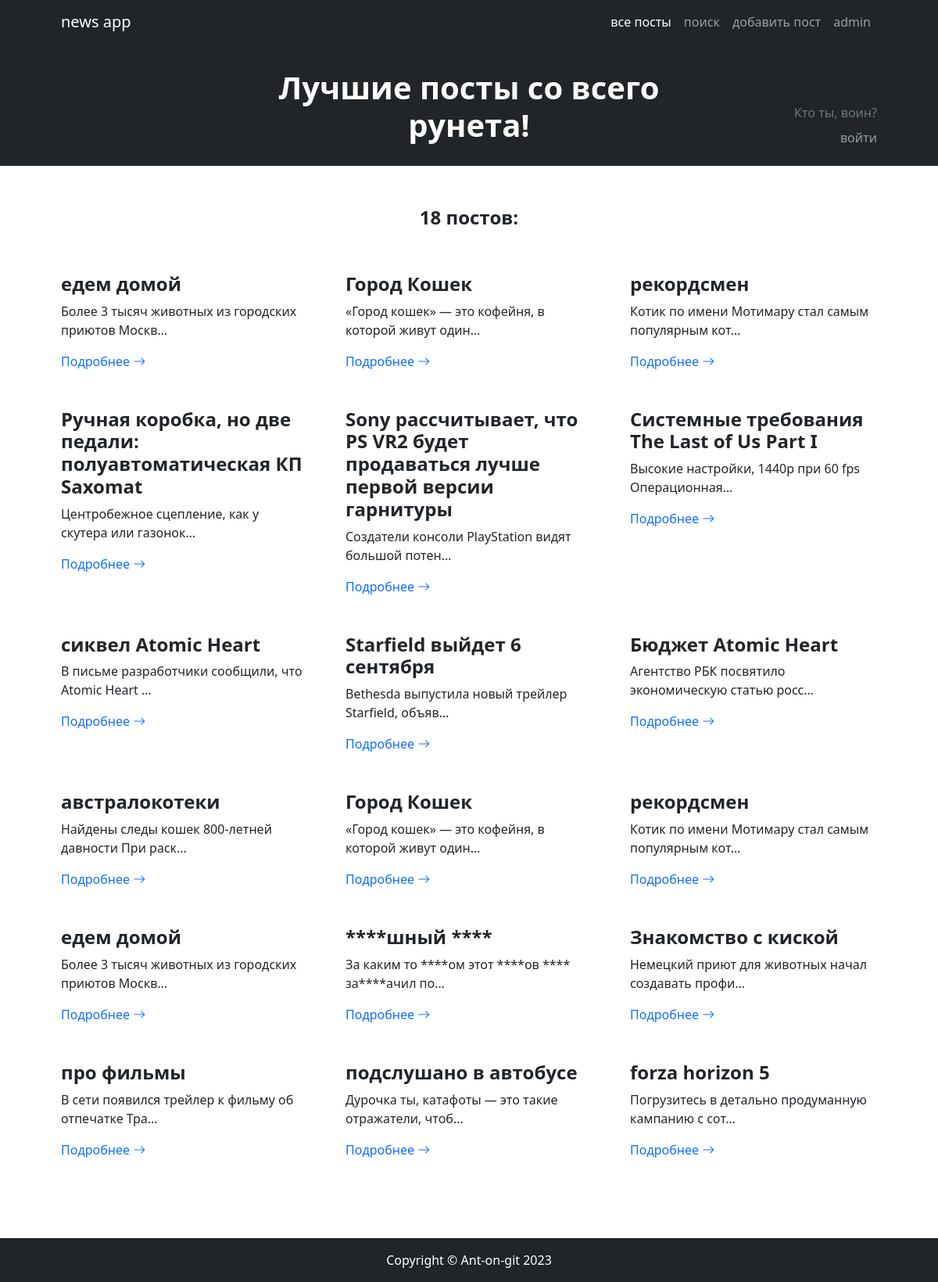
Before: / with the older database file.
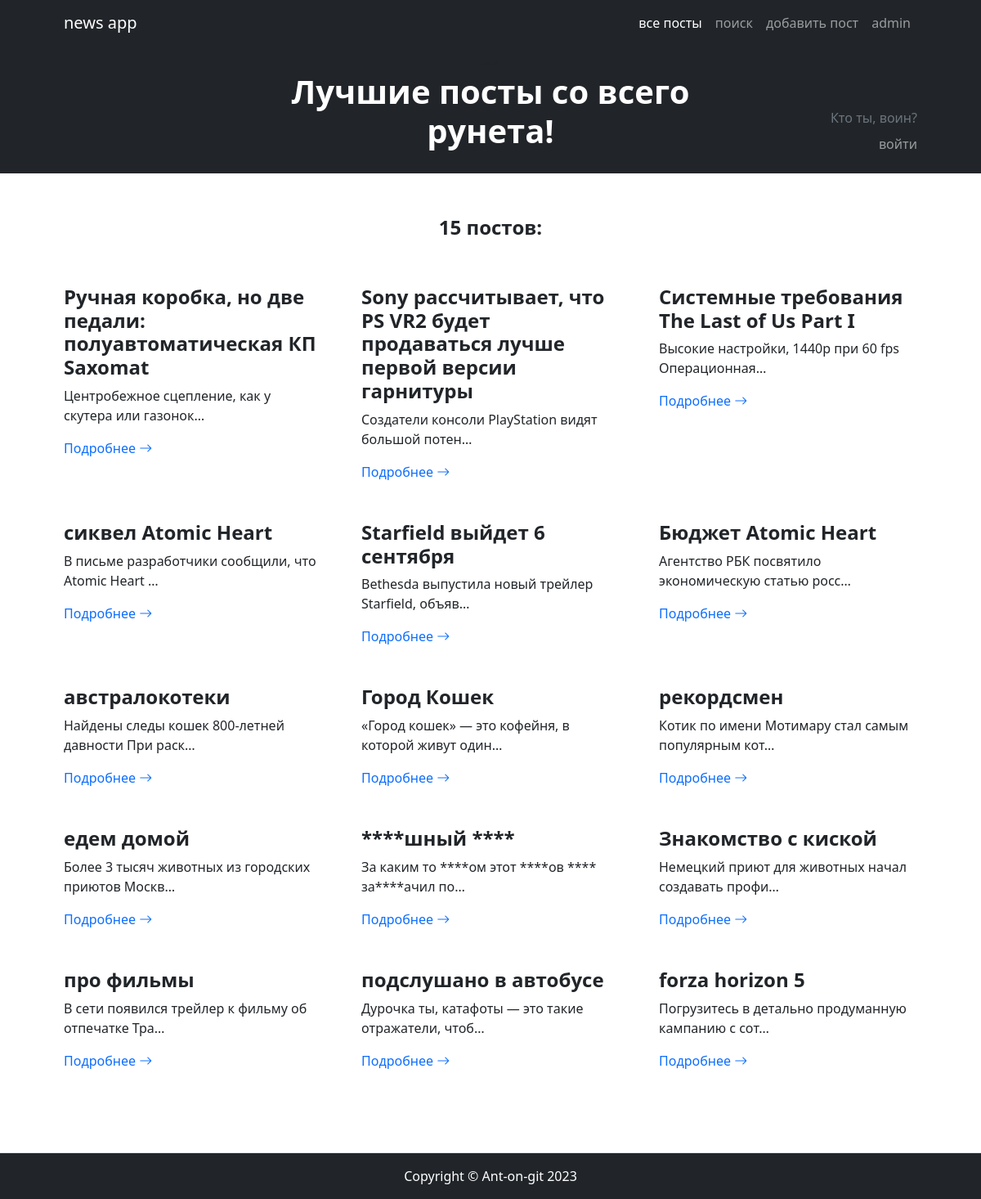
After: the same page with the newer database file.
### news/models.py (models this page shows, shortened)
class Post(models.Model):
    class Types(models.TextChoices):
        article = 'статья', 'статья'
        news = 'новость', 'новость'
    type = models.CharField(max_length=7, choices=Types.choices, default=Types.article)
    datetime_create = models.DateTimeField(auto_now_add=True)
    title = models.CharField(max_length=255)
    text = models.TextField()
    rating = models.IntegerField(default=0)
    author = models.ForeignKey('Author', on_delete=models.CASCADE)
    category = models.ManyToManyField('Category', through='PostCategory')

### news/views.py (the view)
# urls.py: path('', PostList.as_view()),
class PostList(ListView):
    model = Post
    template_name = 'postList.html'
    context_object_name = 'postList'
    queryset = Post.objects.order_by('-id')  # queryset встроенная переменная, по умолчанию забирает
    def get_context_data(self, **kwargs):
        context = super().get_context_data(**kwargs)
        user = self.request.user
        if self.request.user.is_authenticated:
            context['username'] = user.username if user.username else user.email
            context['is_not_author'] = not user.groups.filter(name='authors').exists()
            context['links'] = ({'class': 'text-secondary', 'href': '/edit', 'text': 'редактировать'},
                                {'class': 'text-danger', 'href': '/delete', 'text': 'удалить'})
        return context

### news/templatetags/custom_filters.py (called while the page is built)
@register.filter(name='postwordEnding')
def postwordEnding(postList):
    word = 'пост'
    endings = ['а', 'ов']
    length = len(postList)
    if 11 <= length <= 20 or 5 <= length % 10 <= 9 or length % 10 == 0:
        res = f'{length} {word + endings[1]}'
    elif length % 10 == 1:
        res = f'{length} {word}'
    else:
        res = f'{length} {word + endings[0]}'
    return res

@register.filter(name='censor')
def censor(text):
    negative_words = ['хрен', 'жопа', 'жопе']
    word_list = text.split()
    for i, word in enumerate(word_list):
        for negative in negative_words:
            if negative in word.lower():
                start_ind = word.lower().find(negative)
                end_ind = start_ind + len(negative)
                word_list[i] = word[:start_ind] + '*' * len(negative) + word[end_ind:]
    return ' '.join(word_list)

### templates/postList.html (shortened to what this page needs)
{% extends 'default.html' %}
{% load custom_filters %}
{% block page_preview %}
  <div class="text-center my-1">-->
      <h1 class="display-6 fw-bold text-white mb-2">
          Лучшие посты со всего рунета!
      </h1>
  </div>
{% endblock page_preview %}
{% block default_content %}
    <section class="py-1 border-bottom" id="features">
        <div class="container px-5 my-5">
            <div class="row gx-5">
                {% if postList %}
                    <div class="col-lg-12 mb-5">
                        <p class="h4 fw-bolder text-center">{{ postList | postwordEnding }}:</p>
                    </div>
                    {% for post in postList %}
                        <div class="col-lg-4 mb-5">
                            <h2 class="h4 fw-bolder">{{ post.title | censor }}</h2>
                            <p>{{ post.text | truncatechars:50 | censor }}</p>
                            <a class="text-decoration-none" href="{{ post.pk }}">
                                Подробнее
                                <i class="bi bi-arrow-right"></i>
                            </a>
                        </div>
                    {% endfor %}
                {% else %}
                    <div class="col-lg-12 mb-5">
                        <h2 class="h4 fw-bolder text-center">Постов нет =(</h2>
                    </div>
                {% endif %}
            </div>
        </div>
    </section>
{% endblock default_content %}

### templates/default.html (shortened to what this page needs)
{% load static %}
<!DOCTYPE html>
<html lang="ru">
    <head>
        <link href="https://cdn.jsdelivr.net/npm/bootstrap-icons@1.4.1/font/bootstrap-icons.css" rel="stylesheet" />
        <link href="{% static 'BootstrapPostList/css/styles.css' %}" rel="stylesheet" />
        <link href="{% static 'BootstrapPostList/css/myStyles.css' %}" rel="stylesheet"/>
    </head>
    <body>
        <div class="wrapper">
            <nav class="navbar navbar-expand-lg navbar-dark bg-dark">
                <div class="container px-5">
                    <a class="navbar-brand" href="#!">news app</a>
                    <div class="collapse navbar-collapse" id="navbarSupportedContent">
                        <ul class="navbar-nav ms-auto mb-2 mb-lg-0">
                            <li class="nav-item"><a class="nav-link active" aria-current="page" href="/">все посты</a></li>
                            <li class="nav-item"><a class="nav-link" href="/search">поиск</a></li>
                            <li class="nav-item"><a class="nav-link" href="/add">добавить пост</a></li>
                            <li class="nav-item"><a class="nav-link" href="/admin/">admin</a></li>
                        </ul>
                    </div>
                </div>
            </nav>
            <header class="bg-dark py-1">
                <div class="container px-5">
                    <div class="row gx-5 justify-content-center">
                        <div class="col-lg-3"></div>
                        <div class="col-lg-6">
                            {% block page_preview %}{% endblock page_preview %}
                        </div>
                        <div class="col-lg-3">
                            <div class="text-muted my-1 flex-right-bottom user-info">
                            {% if username %}
                                <p class="my-md-1">Доброго дня, {{ username }}!</p>
                                <p class="flex-right-bottom my-md-1">ваш статус:
                                    {% if is_not_author %}
                                        читатель.
                                        <button class="btn btn-secondary py-0 my-md-1">
                                            <a class="text-decoration-none link-light" href="get_in_author_group">стать автором</a>
                                        </button>
                                        {% else %}
                                            автор!
                                    {% endif %}
                                </p>
                                <div class="navbar-dark">
                                    <div class="navbar-nav">
                                        <a class="nav-link p-0 mt-1 text-opacity-75" href="/accounts/logout">выйти</a>
                                    </div>
                                </div>
                            {% else %}
                                <p class="my-md-0">Кто ты, воин?</p>
                                <div class="navbar-dark">
                                    <div class="navbar-nav">
                                        <a class="nav-link" href="/accounts/login">войти</a>
                                    </div>
                                </div>
                            {% endif %}
                            </div>
                        </div>
                    </div>
                </div>
            </header>
            <div class="main">
                {% block default_content %}
                {% endblock default_content %}
            </div>
            <footer class="py-3 bg-dark">
                <div class="container px-5"><p class="m-0 text-center text-white">Copyright &copy; Ant-on-git 2023</p></div>
            </footer>
        </div>
    </body>
</html>

Changed rows visible on the page:
removed Post: title|censor "едем домой", text|censor "Более 3 тысяч животных из городских приютов Москв…"
removed Post: title|censor "Город Кошек", text|censor "«Город кошек» — это кофейня, в которой живут один…"
removed Post: title|censor "рекордсмен", text|censor "Котик по имени Мотимару стал самым популярным кот…"
Other visible differences:
{{ postList | postwordEnding }}: "18 постов" → "15 постов"
